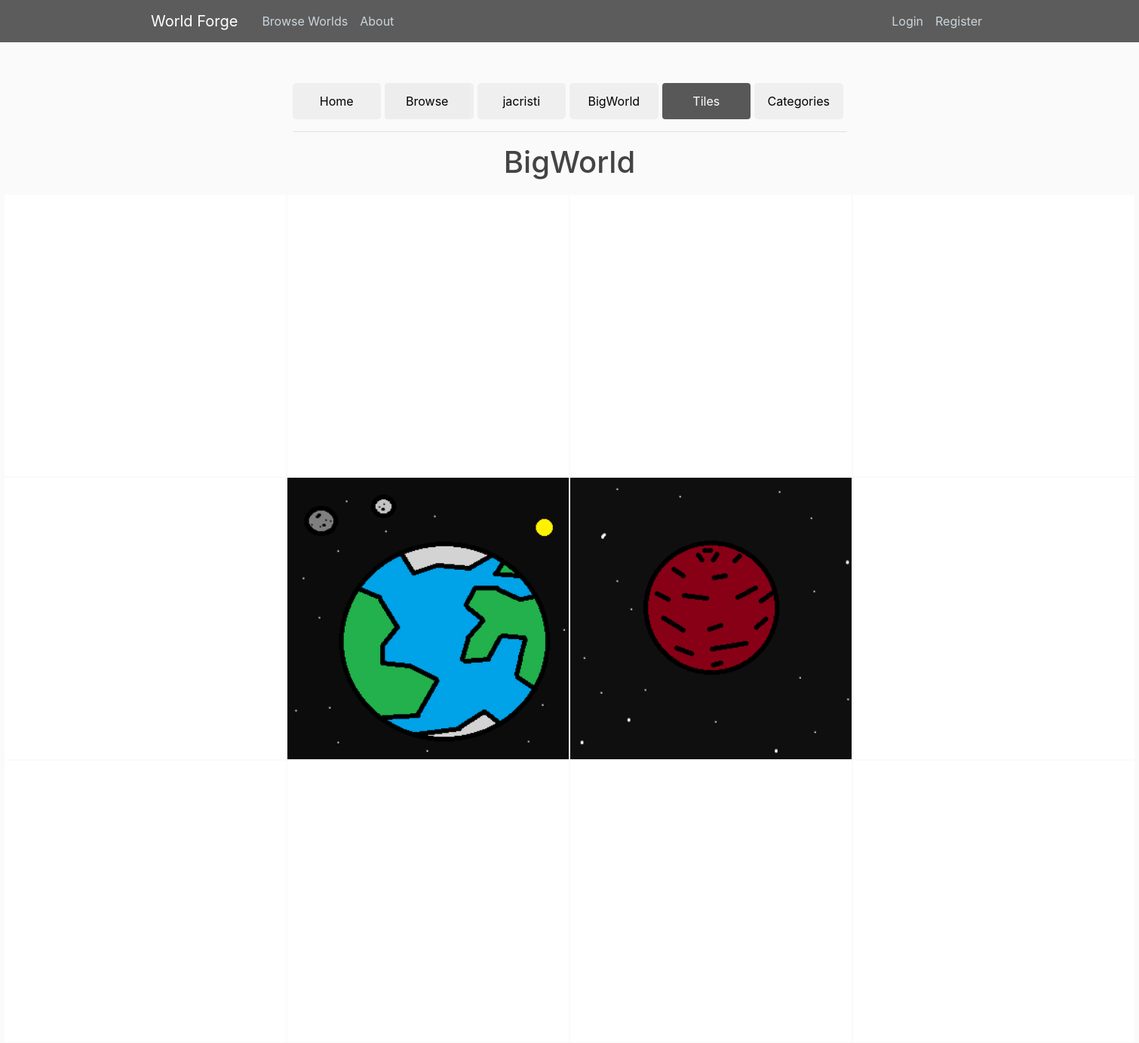
/forge/jacristi/BigWorld/tile_index/, run on the app's committed database.
### forge/models.py (models this page shows, shortened)
class World(models.Model):
    is_public = models.BooleanField(default=False)
    name = models.CharField(max_length=100, validators=[validate_name,])
    genre = models.CharField(max_length=100, blank=True)
    description = models.TextField(blank=True)
    story = models.TextField(blank=True)
    creator = models.ForeignKey(User, on_delete=models.CASCADE)
    image = models.ImageField(upload_to='world_images', blank=True)
    image_thumb = models.ImageField(upload_to='world_images/thumbs', blank=True)
    image_credit = models.CharField(max_length=120, blank=True)
    str_name = models.CharField(max_length=200, blank=True)
    class Meta:
        ordering = ('str_name',)
        unique_together= (('creator', 'name'),)

class Tile(models.Model):
    name = models.CharField(max_length=100, validators=[validate_name,])
    description = models.TextField(blank=True)
    story = models.TextField(blank=True)
    world = models.ForeignKey(World, on_delete=models.CASCADE)
    creator = models.ForeignKey(User, on_delete=models.CASCADE)
    image = models.ImageField(upload_to='tile_images', blank=True)
    image_thumb = models.ImageField(upload_to='tile_images/thumbs', blank=True)
    image_credit = models.CharField(max_length=120, blank=True)
    str_name = models.CharField(max_length=200, blank=True)
    horizontal_position = models.IntegerField()
    vertical_position = models.IntegerField()
    class Meta:
        ordering = ('str_name',)
        unique_together= (('creator', 'world', 'name'),)

### forge/views.py (the view)
# urls.py: url(r'^(?P<username>[A-Za-z0-9]+)/(?P<world_name>[^\\]+)/tile_index/$', views.tile_index, name='tile_index'),
def tile_index(request, username, world_name):
    users = User.objects.all()
    user_obj = User.objects.get(username=username)
    profile = Profile.objects.get(user=user_obj)
    world = World.objects.get(creator=user_obj, name=world_name)
    tiles = Tile.objects.filter(creator=user_obj, world=world)
    tile_matrix = get_matrix(tiles)
    can_edit = False
    can_add_tile = False
    if request.user == user_obj:
        can_edit = True
        caps = profile.get_caps()
        if len(tiles) < caps['max_tiles_per_world']:
            can_add_tile = True
    context = {
        'users': users,
        'can_edit': can_edit,
        'can_add_tile': can_add_tile,
        'user_obj':user_obj,
        'world': world,
        'tiles': tiles,
        'tile_matrix': tile_matrix,
        'tiles_active': 'active',
        }
    return render(request, 'forge/tile_index.html', context)

### forge/templates/forge/tile_index.html (shortened to what this page needs)
{% extends 'forge/base.html' %}
{% load static %}
{% block content %}
<div class="center-div">
  {% include 'forge/sub_nav.html' %}
  <a href="{% url 'world_detail' user_obj.username world.name %}">
    <h1> {{ world.name }}</h1>
  </a>
</div>
<div>
    <table id="tile_table" style="width:1500px; overflow-x: scroll;">
      <tbody>
        {% if tile_matrix %}
          {% for tile_row in tile_matrix %}
          <tr>
            {% for tile in tile_row %}
              {% if tile.adj and can_add_tile %}
                <td class="blank_adj">
                  <a href="{% url 'create_tile' user_obj.username world.name tile.h_pos tile.v_pos %}">
                    <img src="{% static 'forge/blank_adj.jpg' %}" class="blank_adj thumbnail">
                  </a>
                </td>
              {% elif tile.adj and can_edit %}
                <td class="blank_adj">
                  <img src="{% static 'forge/blank_adj_disabled.jpg' %}"  class="blank_adj thumbnail" title="Cannot add more tiles">
                </td>
              {% elif tile.creator %}
                <td id="tile_thumb">
                  <a href="{% url 'tile_detail' tile.creator.username tile.world.name tile.name %}"  title="{{ tile.name }}">
                      {% if tile.image %}
                      <img src="{{ tile.image.url }}" class="thumbnail">
                      {% else %}
                      <img src="{% static 'forge/default_tile.jpg' %}"/>
                      {% endif %}
                  </a>
                </td>
              {% else %}
              <td id="blank_thumb">
                <img src="{% static 'forge/blank.jpg' %}" class="blank thumbnail">
              </td>
              {% endif %}
            {% endfor %}
          </tr>
          {% endfor %}
        {% else %}
        <h1> no tiles to display :/</h1>
        {% endif %}
      </tbody>
    </table>
  </div>
{% endblock %}

### forge/templates/forge/sub_nav.html (shortened to what this page needs)
<ul class="nav nav-pills nav-justified">
    <li class="nav-item">
      <a class="nav-link {{ home_active }}" href="{% url 'forge_home' %}">Home</a>
    </li>
    <li class="nav-item">
      <a class="nav-item nav-link {{ browse_active }}" href="{% url 'browse_worlds' %}">Browse</a>
    </li>
    {% if user_obj and user_obj != user %}
    <li class="nav-item">
      <a class="nav-link {{ user_obj_active }}" href="{% url 'world_index' user_obj.username %}">{{ user_obj.username }}</a>
    </li>
    {% endif %}
    {% if user_obj and world %}
    <li class="nav-item">
      <a class="nav-link {{ world_active }}" href="{% url 'world_detail' user_obj.username world.name %}">{{ world.name }}</a>
    </li>
    <li class="nav-item">
      <a class="nav-link {{ tiles_active }}" href="{% url 'tile_index' user_obj.username world.name %}">Tiles</a>
    </li>
    <li class="nav-item">
        <a class="nav-link {{ categories_active }}" href="{% url 'category_index' user_obj.username world.name  %}">Categories</a>
    </li>
    {% endif %}
  </ul>
<hr/>

### forge/static/forge/main.css (style rules this page uses)
body { background: #fafafa; color: #333333; margin-top: 5rem; }
h1, h2, h3, h4, h5, h6 { color: #444444; }
ul { margin: 0; }
table { margin: auto; table-layout:fixed; text-align: center; }
table td { width: 150px; }
table img { width: 100%; display: block; }
#tile_thumb { transition:0.5s; opacity: 1 !important; }
.center-div { margin: auto; width: 50%; padding: 10px; text-align: center; }
ul .nav-item { background-color: #eeeeeed8; border-radius: 5px; margin-right: 5px; color: black!important; line-height: 2; }
.nav-pills > li > a { color: black!important; table-layout: fixed!important; }
.nav-pills > li > a.active { color: white!important; background-color: #000000a1!important; }

### data on the page
World: name "BigWorld"
Tile: image (picture)
Tile: image (picture)

### other printed values
{{ user_obj.username }} "jacristi"
